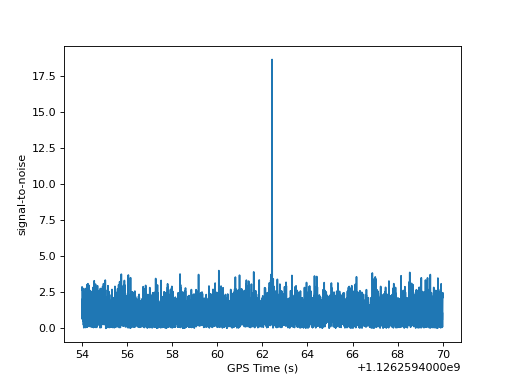

Source code (Python):
from pycbc.frame import read_frame
from pycbc.filter import highpass_fir, matched_filter
from pycbc.waveform import get_fd_waveform
from pycbc.psd import welch, interpolate
try:
    from urllib.request import urlretrieve
except ImportError:  # python < 3
    from urllib import urlretrieve

# Read data and remove low frequency content
fname = 'H-H1_LOSC_4_V2-1126259446-32.gwf'
url = "https://www.gw-openscience.org/GW150914data/" + fname
urlretrieve(url, filename=fname)
h1 = read_frame('H-H1_LOSC_4_V2-1126259446-32.gwf', 'H1:LOSC-STRAIN')
h1 = highpass_fir(h1, 15, 8)

# Calculate the noise spectrum
psd = interpolate(welch(h1), 1.0 / h1.duration)

# Generate a template to filter with
hp, hc = get_fd_waveform(approximant="IMRPhenomD", mass1=40, mass2=32,
                         f_lower=20, delta_f=1.0/h1.duration)
hp.resize(len(h1) // 2 + 1)

# Calculate the complex (two-phase SNR)
snr = matched_filter(hp, h1, psd=psd, low_frequency_cutoff=20.0)

# Remove regions corrupted by filter wraparound
snr = snr[len(snr) // 4: len(snr) * 3 // 4]

import pylab
pylab.plot(snr.sample_times, abs(snr))
pylab.ylabel('signal-to-noise')
pylab.xlabel('GPS Time (s)')
pylab.show()
